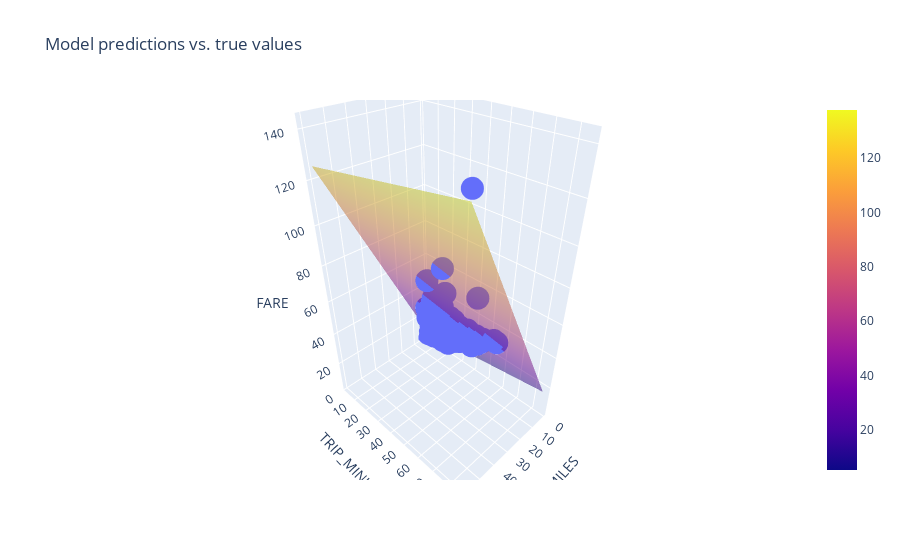

This figure's notebook cell:
### Code cell
settings_3 = ml_edu.experiment.ExperimentSettings(
    learning_rate = 0.001,
    number_epochs = 20,
    batch_size = 50,
    input_features = ['TRIP_MILES', 'TRIP_MINUTES']
)

metrics = [keras.metrics.RootMeanSquaredError(name='rmse')]

training_df['TRIP_MINUTES'] = training_df['TRIP_SECONDS']/60

model_3 = create_model(settings_3, metrics)

experiment_3 = train_model('two_features', model_3, training_df, 'FARE', settings_3)
ml_edu.results.plot_experiment_metrics(experiment_3, ['rmse'])
ml_edu.results.plot_model_predictions(experiment_3, training_df, 'FARE')

### Figure 1 — Plotly figure (JSON) as saved in the notebook; plotly's stock layout.template omitted (floating-point values rounded to 4 significant figures; data arrays with more than 128 entries replaced by an {"elided": "..."} marker saying what was removed)
{"data": [{"hovertemplate": "TRIP_MILES=%{x}<br>TRIP_MINUTES=%{y}<br>FARE=%{z}<extra></extra>", "legendgroup": "", "marker": {"color": "#636efa", "symbol": "circle"}, "mode": "markers", "name": "", "scene": "scene", "showlegend": false, "type": "scatter3d", "x": {"elided": "200 float values"}, "y": {"elided": "200 float values"}, "z": {"elided": "200 float values"}}, {"name": "prediction", "opacity": 0.5, "type": "surface", "x": [0.5, 7.133, 13.77, 20.4, 27.03, 33.67, 40.3, 46.93, 53.57, 60.2], "y": [2.533, 11.7, 20.86, 30.02, 39.19, 48.35, 57.51, 66.67, 75.84, 85.0], "z": [[5.19, 18.62, 32.05, 45.48, 58.9, 72.33, 85.76, 99.19, 112.6, 126.0], [6.48, 19.91, 33.34, 46.77, 60.2, 73.62, 87.05, 100.5, 113.9, 127.3], [7.771, 21.2, 34.63, 48.06, 61.49, 74.91, 88.34, 101.8, 115.2, 128.6], [9.061, 22.49, 35.92, 49.35, 62.78, 76.2, 89.63, 103.1, 116.5, 129.9], [10.35, 23.78, 37.21, 50.64, 64.07, 77.5, 90.92, 104.4, 117.8, 131.2], [11.64, 25.07, 38.5, 51.93, 65.36, 78.79, 92.21, 105.6, 119.1, 132.5], [12.93, 26.36, 39.79, 53.22, 66.65, 80.08, 93.5, 106.9, 120.4, 133.8], [14.22, 27.65, 41.08, 54.51, 67.94, 81.37, 94.8, 108.2, 121.7, 135.1], [15.51, 28.94, 42.37, 55.8, 69.23, 82.66, 96.09, 109.5, 122.9, 136.4], [16.8, 30.23, 43.66, 57.09, 70.52, 83.95, 97.38, 110.8, 124.2, 137.7]]}], "layout": {"legend": {"tracegroupgap": 0}, "scene": {"domain": {"x": [0, 1], "y": [0, 1]}, "xaxis": {"title": {"text": "TRIP_MILES"}}, "yaxis": {"title": {"text": "TRIP_MINUTES"}}, "zaxis": {"title": {"text": "FARE"}}}, "title": {"text": "Model predictions vs. true values"}}}
